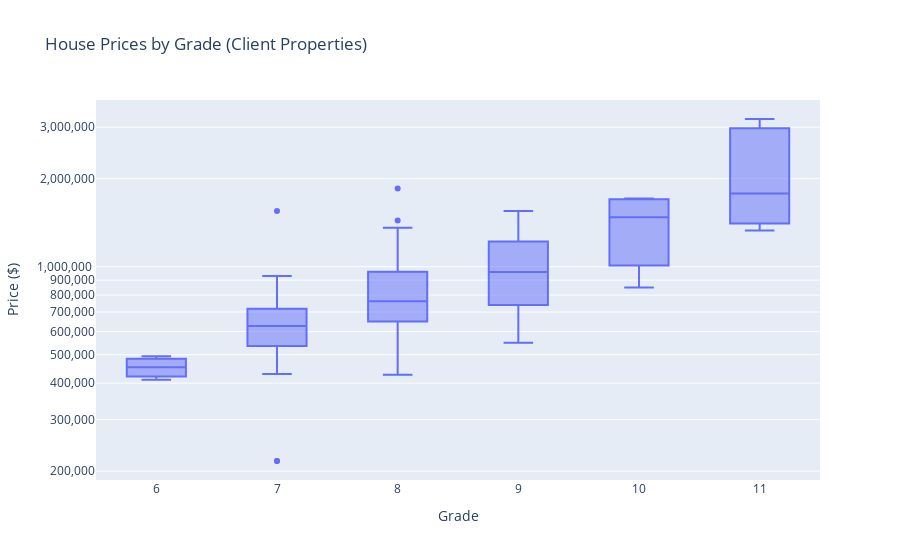

Notebook cell for this chart:
### Markdown cell above
Price vs Grade (Client Houses)
- When the grade of the houses are high... the price(profit) increases

### Code cell
import plotly.express as px

fig = px.box(
    df_client,
    x='grade',
    y='price',
    points='outliers',
    labels={'grade': 'Grade', 'price': 'Price ($)'},
    title='House Prices by Grade (Client Properties)'
)

fig.update_yaxes(type='log', tickformat=",")
fig.show()

### Figure 1 — Plotly figure (JSON) as saved in the notebook; plotly's stock layout.template omitted (floating-point values rounded to 4 significant figures)
{"data": [{"alignmentgroup": "True", "boxpoints": "outliers", "hovertemplate": "Grade=%{x}<br>Price ($)=%{y}<extra></extra>", "legendgroup": "", "marker": {"color": "#636efa"}, "name": "", "notched": false, "offsetgroup": "", "orientation": "v", "showlegend": false, "type": "box", "x": [8, 8, 8, 6, 7, 8, 7, 8, 7, 7, 8, 9, 7, 6, 7, 8, 8, 7, 7, 7, 8, 8, 8, 9, 7, 8, 9, 8, 7, 7, 11, 7, 11, 7, 7, 8, 9, 11, 10, 8, 7, 9, 7, 8, 8, 7, 7, 7, 8, 8, 8, 7, 7, 7, 7, 9, 9, 6, 7, 7, 7, 8, 8, 9, 7, 10, 10, 9, 9, 8, 7, 7, 8, 8, 9, 8, 9, 7, 10, 8, 8, 9, 11, 10, 8, 7, 7, 7, 8, 8, 8, 8, 8, 8, 8, 7, 7, 9, 10, 8, 8, 9, 9, 11, 8, 9, 7, 9, 8], "x0": " ", "xaxis": "x", "y": [890000, 610000, 550000, 453500, 725000, 479000, 682000, 464950, 707500, 550000, 1180000, 700000, 430000, 494400, 563000, 1440000, 736000, 216650, 716000, 762000, 710000, 895000, 648475, 680000, 626700, 755000, 740000, 990000, 700000, 546000, 3200000, 595000, 1780000, 625000, 658000, 620000, 1450000, 2900000, 1010000, 625000, 570000, 1070000, 465000, 925000, 792000, 885000, 655000, 660000, 1360000, 650000, 1150000, 825000, 485000, 216650, 1550000, 1280000, 740000, 410500, 885000, 524000, 550000, 1850000, 931000, 1170000, 860000, 1640000, 1710000, 848000, 1110000, 872500, 930000, 710000, 915000, 935000, 1220000, 1220000, 797000, 642000, 1310000, 988000, 427500, 826000, 1430000, 1700000, 770000, 539950, 474000, 822500, 705000, 780000, 1000000, 631500, 1190000, 736000, 707000, 495000, 478000, 1450000, 850000, 675000, 675000, 700000, 1110000, 1330000, 600000, 1550000, 605000, 550000, 710200], "y0": " ", "yaxis": "y"}], "layout": {"boxmode": "group", "legend": {"tracegroupgap": 0}, "title": {"text": "House Prices by Grade (Client Properties)"}, "xaxis": {"anchor": "y", "domain": [0, 1], "title": {"text": "Grade"}}, "yaxis": {"anchor": "x", "domain": [0, 1], "tickformat": ",", "title": {"text": "Price ($)"}, "type": "log"}}}
